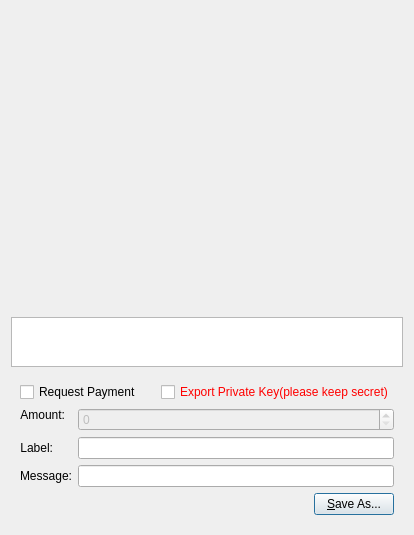
<?xml version="1.0" encoding="UTF-8"?>
<ui version="4.0">
 <class>QRCodeDialog</class>
 <widget class="QDialog" name="QRCodeDialog">
  <property name="geometry">
   <rect>
    <x>0</x>
    <y>0</y>
    <width>414</width>
    <height>530</height>
   </rect>
  </property>
  <property name="windowTitle">
   <string>QR Code Dialog</string>
  </property>
  <layout class="QVBoxLayout" name="verticalLayout_3">
   <item>
    <widget class="QLabel" name="lblQRCode">
     <property name="sizePolicy">
      <sizepolicy hsizetype="Expanding" vsizetype="Expanding">
       <horstretch>0</horstretch>
       <verstretch>0</verstretch>
      </sizepolicy>
     </property>
     <property name="minimumSize">
      <size>
       <width>300</width>
       <height>300</height>
      </size>
     </property>
     <property name="textFormat">
      <enum>Qt::PlainText</enum>
     </property>
     <property name="alignment">
      <set>Qt::AlignCenter</set>
     </property>
     <property name="wordWrap">
      <bool>true</bool>
     </property>
    </widget>
   </item>
   <item>
    <widget class="QPlainTextEdit" name="outUri">
     <property name="sizePolicy">
      <sizepolicy hsizetype="Expanding" vsizetype="Minimum">
       <horstretch>0</horstretch>
       <verstretch>0</verstretch>
      </sizepolicy>
     </property>
     <property name="minimumSize">
      <size>
       <width>0</width>
       <height>50</height>
      </size>
     </property>
     <property name="tabChangesFocus">
      <bool>true</bool>
     </property>
     <property name="textInteractionFlags">
      <set>Qt::TextSelectableByKeyboard|Qt::TextSelectableByMouse</set>
     </property>
    </widget>
   </item>
   <item>
    <widget class="QWidget" name="widget" native="true">
     <layout class="QVBoxLayout" name="verticalLayout_2">
      <item>
       <layout class="QHBoxLayout" name="horizontalLayout_2">
        <property name="margin">
         <number>0</number>
        </property>
        <item>
         <widget class="QCheckBox" name="chkReqPayment">
          <property name="enabled">
           <bool>true</bool>
          </property>
          <property name="text">
           <string>Request Payment</string>
          </property>
         </widget>
        </item>
        <item>
         <widget class="QCheckBox" name="chkKeyPass">
          <property name="styleSheet">
           <string notr="true">color:red</string>
          </property>
          <property name="text">
           <string>Export Private Key(please keep secret)</string>
          </property>
         </widget>
        </item>
       </layout>
      </item>
      <item>
       <layout class="QFormLayout" name="formLayout">
        <property name="fieldGrowthPolicy">
         <enum>QFormLayout::AllNonFixedFieldsGrow</enum>
        </property>
        <item row="1" column="0">
         <widget class="QLabel" name="lblLabel">
          <property name="text">
           <string>Label:</string>
          </property>
          <property name="textFormat">
           <enum>Qt::PlainText</enum>
          </property>
          <property name="alignment">
           <set>Qt::AlignRight|Qt::AlignTrailing|Qt::AlignVCenter</set>
          </property>
          <property name="buddy">
           <cstring>lnLabel</cstring>
          </property>
         </widget>
        </item>
        <item row="1" column="1">
         <widget class="QLineEdit" name="lnLabel"/>
        </item>
        <item row="2" column="0">
         <widget class="QLabel" name="lblMessage">
          <property name="text">
           <string>Message:</string>
          </property>
          <property name="textFormat">
           <enum>Qt::PlainText</enum>
          </property>
          <property name="alignment">
           <set>Qt::AlignRight|Qt::AlignTrailing|Qt::AlignVCenter</set>
          </property>
          <property name="buddy">
           <cstring>lnMessage</cstring>
          </property>
         </widget>
        </item>
        <item row="2" column="1">
         <widget class="QLineEdit" name="lnMessage"/>
        </item>
        <item row="0" column="0">
         <widget class="QLabel" name="lblAmount">
          <property name="sizePolicy">
           <sizepolicy hsizetype="Preferred" vsizetype="Maximum">
            <horstretch>0</horstretch>
            <verstretch>0</verstretch>
           </sizepolicy>
          </property>
          <property name="text">
           <string>Amount:</string>
          </property>
          <property name="textFormat">
           <enum>Qt::PlainText</enum>
          </property>
          <property name="alignment">
           <set>Qt::AlignRight|Qt::AlignTrailing|Qt::AlignVCenter</set>
          </property>
          <property name="buddy">
           <cstring>lnReqAmount</cstring>
          </property>
         </widget>
        </item>
        <item row="0" column="1">
         <widget class="BitcoinAmountField" name="lnReqAmount">
          <property name="enabled">
           <bool>false</bool>
          </property>
          <property name="minimumSize">
           <size>
            <width>80</width>
            <height>0</height>
           </size>
          </property>
         </widget>
        </item>
       </layout>
      </item>
      <item>
       <layout class="QHBoxLayout" name="horizontalLayout">
        <item>
         <spacer name="horizontalSpacer">
          <property name="orientation">
           <enum>Qt::Horizontal</enum>
          </property>
          <property name="sizeHint" stdset="0">
           <size>
            <width>40</width>
            <height>20</height>
           </size>
          </property>
         </spacer>
        </item>
        <item>
         <widget class="QPushButton" name="btnSaveAs">
          <property name="text">
           <string>&amp;Save As...</string>
          </property>
         </widget>
        </item>
       </layout>
      </item>
     </layout>
    </widget>
   </item>
  </layout>
 </widget>
 <customwidgets>
  <customwidget>
   <class>BitcoinAmountField</class>
   <extends>QSpinBox</extends>
   <header>bitcoinamountfield.h</header>
  </customwidget>
 </customwidgets>
 <resources/>
 <connections>
  <connection>
   <sender>chkReqPayment</sender>
   <signal>clicked(bool)</signal>
   <receiver>lnReqAmount</receiver>
   <slot>setEnabled(bool)</slot>
   <hints>
    <hint type="sourcelabel">
     <x>92</x>
     <y>285</y>
    </hint>
    <hint type="destinationlabel">
     <x>98</x>
     <y>311</y>
    </hint>
   </hints>
  </connection>
 </connections>
</ui>
